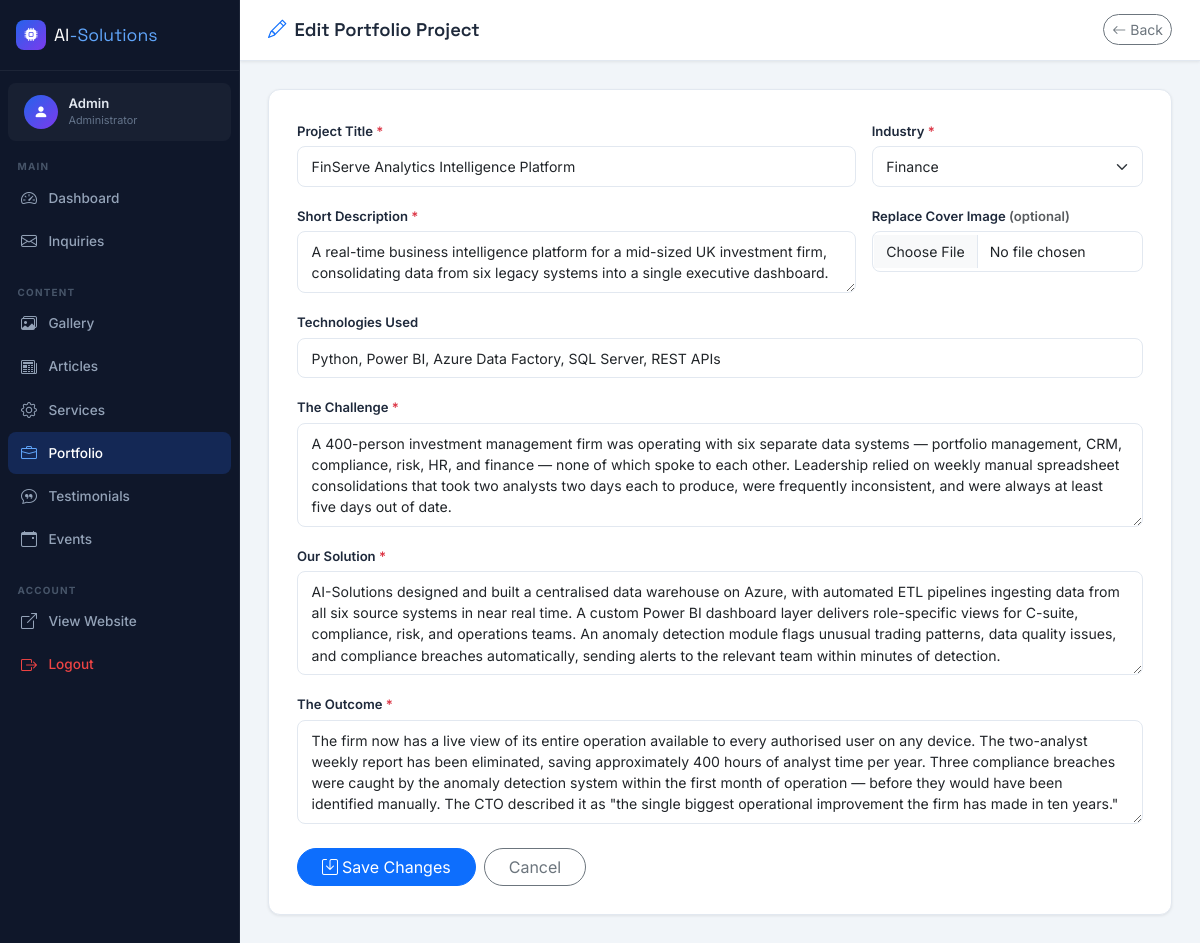
Screenshot of /admin/portfolio-edit.php?id=2 (signed in) with the database file from the repository.
### tables this page shows
CREATE TABLE `portfolio_items` (
    `id`                INT           NOT NULL AUTO_INCREMENT,
    `title`             VARCHAR(200)  NOT NULL,
    `industry`          VARCHAR(100)  NOT NULL,
    `cover_image_path`  VARCHAR(255)  NOT NULL DEFAULT '',
    `short_description` TEXT          NOT NULL,
    `tech_tags`         VARCHAR(255)  NOT NULL DEFAULT '',
    `challenge`         TEXT          NOT NULL,
    `solution`          TEXT          NOT NULL,
    `outcome`           TEXT          NOT NULL,
    `created_at`        TIMESTAMP     NOT NULL DEFAULT CURRENT_TIMESTAMP,
    PRIMARY KEY (`id`)
);

### includes/db.php (called while the page is built, shortened)
<?php
function h(string $str): string {
    return htmlspecialchars($str, ENT_QUOTES, 'UTF-8');
}

### admin/portfolio-edit.php (the view, shortened to what this page needs)
<?php
require_once '../includes/db.php';
$id=validId($_GET['id']??0);
try{$stmt=$pdo->prepare('SELECT * FROM portfolio_items WHERE id=?');$stmt->execute([$id]);$item=$stmt->fetch();}catch(PDOException $e){$item=null;}
$industries=['Healthcare','Finance','Manufacturing','Retail','Education','Logistics','Technology','Other'];
$f=function($key)use($item){return $_POST[$key]??$item[$key];};
include '../includes/admin-head.php';
include '../includes/admin-sidebar.php';
?>
<div class="admin-main">
    <div class="admin-topbar">
        <h1 class="admin-page-title"><i class="bi bi-pencil me-2 text-primary"></i>Edit Portfolio Project</h1>
        <a href="portfolio-list.php" class="btn btn-sm btn-outline-secondary rounded-pill"><i class="bi bi-arrow-left me-1"></i>Back</a>
    </div>
    <div class="admin-content">
        <div class="admin-form-card">
            <form method="POST" enctype="multipart/form-data">
                <div class="row g-3">
                    <div class="col-md-8">
                        <label class="form-label">Project Title <span class="text-danger">*</span></label>
                        <input type="text" name="title" class="form-control" value="<?= h($f('title')) ?>" required>
                    </div>
                    <div class="col-md-4">
                        <label class="form-label">Industry <span class="text-danger">*</span></label>
                        <select name="industry" class="form-select" required>
                            <?php foreach ($industries as $ind): ?>
                            <option value="<?= h($ind) ?>" <?= $f('industry')===$ind?'selected':'' ?>><?= h($ind) ?></option>
                            <?php endforeach; ?>
                        </select>
                    </div>
                    <div class="col-md-8">
                        <label class="form-label">Short Description <span class="text-danger">*</span></label>
                        <textarea name="short_description" class="form-control" rows="2" required><?= h($f('short_description')) ?></textarea>
                    </div>
                    <div class="col-md-4">
                        <label class="form-label">Replace Cover Image <span class="text-muted">(optional)</span></label>
                        <input type="file" name="cover_image" class="form-control file-preview-input" accept="image/*" data-preview="imgPreview">
                    </div>
                    <div class="col-12">
                        <label class="form-label">Technologies Used</label>
                        <input type="text" name="tech_tags" class="form-control" value="<?= h($f('tech_tags')) ?>">
                    </div>
                    <div class="col-12">
                        <label class="form-label">The Challenge <span class="text-danger">*</span></label>
                        <textarea name="challenge" class="form-control" rows="4" required><?= h($f('challenge')) ?></textarea>
                    </div>
                    <div class="col-12">
                        <label class="form-label">Our Solution <span class="text-danger">*</span></label>
                        <textarea name="solution" class="form-control" rows="4" required><?= h($f('solution')) ?></textarea>
                    </div>
                    <div class="col-12">
                        <label class="form-label">The Outcome <span class="text-danger">*</span></label>
                        <textarea name="outcome" class="form-control" rows="4" required><?= h($f('outcome')) ?></textarea>
                    </div>
                </div>
                <div class="d-flex gap-2 mt-4">
                    <button type="submit" class="btn btn-primary rounded-pill px-4"><i class="bi bi-save me-1"></i>Save Changes</button>
                    <a href="portfolio-list.php" class="btn btn-outline-secondary rounded-pill px-4">Cancel</a>
                </div>
            </form>
        </div>
    </div>
</div>
<?php include '../includes/admin-foot.php'; ?>

### assets/css/admin.css (style rules this page uses)
:root { --sidebar-w: 240px; --sidebar-bg: #0F172A; --sidebar-border: rgba(255,255,255,.06); --sidebar-hover: rgba(37,99,235,.15); --sidebar-active: rgba(37,99,235,.22); --admin-bg: #F1F5F9; --card-bg: #FFFFFF; --brand-blue: #2563EB; --brand-violet: #7C3AED; --text-primary: #1E293B; --text-muted: #64748B; --border-color: #E2E8F0; --radius-sm: 8px; --radius-md: 12px; --shadow-sm: 0 1px 3px rgba(0,0,0,.08); --shadow-md: 0 4px 16px rgba(0,0,0,.10); --transition: .2s ease; --font-body: 'Inter', sans-serif; --font-heading: 'Space Grotesk', sans-serif; }
* { box-sizing: border-box; margin: 0; padding: 0; }
body { font-family: var(--font-body); background: var(--admin-bg); color: var(--text-primary); min-height: 100vh; }
.admin-main { margin-left: var(--sidebar-w); min-height: 100vh; flex: 1; display: flex; flex-direction: column; }
.admin-topbar { background: var(--card-bg); border-bottom: 1px solid var(--border-color); padding: .9rem 1.75rem; display: flex; align-items: center; justify-content: space-between; position: sticky; top: 0; z-index: 50; box-shadow: var(--shadow-sm); }
.admin-page-title { font-family: var(--font-heading); font-size: 1.15rem; font-weight: 600; margin: 0; }
.admin-content { padding: 1.75rem; flex: 1; }
.admin-form-card { background: var(--card-bg); border: 1px solid var(--border-color); border-radius: var(--radius-md); padding: 1.75rem; box-shadow: var(--shadow-sm); }
.admin-form-card .form-label { font-size: .82rem; font-weight: 600; color: var(--text-primary); margin-bottom: .3rem; }
.admin-form-card .form-control, .admin-form-card .form-select { border: 1.5px solid var(--border-color); border-radius: var(--radius-sm); font-size: .88rem; padding: .55rem .85rem; transition: border-color var(--transition), box-shadow var(--transition); }

### rows the page displays
portfolio_items: title "FinServe Analytics Intelligence Platform", short_description "A real-time business intelligence platform for a mid-sized UK investment firm, consolidating data from six legacy systems into a single executive dashboard.", tech_tags "Python, Power BI, Azure Data Factory, SQL Server, REST APIs", challenge "A 400-person investment management firm was operating with six separate data systems — portfolio management, CRM, compliance, risk, HR, and finance — none of which spoke to each other. Leadership relied on weekly manual spreadsheet consolidations that took two analysts two days each to produce, were frequently inconsistent, and were always at least five days out of date.", solution "AI-Solutions designed and built a centralised data warehouse on Azure, with automated ETL pipelines ingesting data from all six source systems in near real time. A custom Power BI dashboard layer delivers role-specific views for C-suite, compliance, risk, and operations teams. An anomaly detection module flags unusual trading patterns, data quality issues, and compliance breaches automatically, sending alerts to the relevant team within minutes of detection.", outcome "The firm now has a live view of its entire operation available to every authorised user on any device. The two-analyst weekly report has been eliminated, saving approximately 400 hours of analyst time per year. Three compliance breaches were caught by the anomaly detection system within the first month of operation — before they would have been identified manually. The CTO described it as \"the single biggest operational improvement the firm has made in ten years.\""

### other values shown
$_SESSION['admin_username'] "Admin"
form field industry "Finance"
